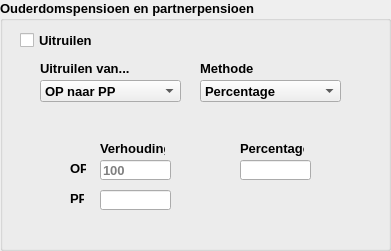
   <widget class="QGroupBox" name="groupBox_OP_PP">
    <property name="geometry">
     <rect>
      <x>20</x>
      <y>260</y>
      <width>391</width>
      <height>251</height>
     </rect>
    </property>
    <property name="sizePolicy">
     <sizepolicy hsizetype="Expanding" vsizetype="Fixed">
      <horstretch>0</horstretch>
      <verstretch>0</verstretch>
     </sizepolicy>
    </property>
    <property name="font">
     <font>
      <pointsize>10</pointsize>
      <weight>75</weight>
      <bold>true</bold>
     </font>
    </property>
    <property name="title">
     <string>Ouderdomspensioen en partnerpensioen</string>
    </property>
    <widget class="QCheckBox" name="CheckUitruilen">
     <property name="geometry">
      <rect>
       <x>20</x>
       <y>30</y>
       <width>343</width>
       <height>20</height>
      </rect>
     </property>
     <property name="font">
      <font>
       <pointsize>10</pointsize>
       <weight>75</weight>
       <bold>true</bold>
      </font>
     </property>
     <property name="text">
      <string>Uitruilen</string>
     </property>
    </widget>
    <widget class="QLabel" name="lbl_ppVerschil">
     <property name="geometry">
      <rect>
       <x>240</x>
       <y>140</y>
       <width>64</width>
       <height>16</height>
      </rect>
     </property>
     <property name="font">
      <font>
       <pointsize>10</pointsize>
      </font>
     </property>
     <property name="text">
      <string>Percentage</string>
     </property>
    </widget>
    <widget class="QLineEdit" name="txtUVerhoudingOP">
     <property name="geometry">
      <rect>
       <x>100</x>
       <y>160</y>
       <width>71</width>
       <height>20</height>
      </rect>
     </property>
     <property name="font">
      <font>
       <pointsize>10</pointsize>
      </font>
     </property>
     <property name="placeholderText">
      <string>100</string>
     </property>
    </widget>
    <widget class="QLabel" name="lbl_ppVerhouding_OP">
     <property name="geometry">
      <rect>
       <x>70</x>
       <y>160</y>
       <width>16</width>
       <height>16</height>
      </rect>
     </property>
     <property name="font">
      <font>
       <pointsize>10</pointsize>
      </font>
     </property>
     <property name="text">
      <string>OP</string>
     </property>
    </widget>
    <widget class="QLabel" name="lbl_ppUitruilen">
     <property name="geometry">
      <rect>
       <x>40</x>
       <y>60</y>
       <width>131</width>
       <height>16</height>
      </rect>
     </property>
     <property name="font">
      <font>
       <pointsize>10</pointsize>
      </font>
     </property>
     <property name="text">
      <string>Uitruilen van...</string>
     </property>
    </widget>
    <widget class="QComboBox" name="cbUMethode">
     <property name="geometry">
      <rect>
       <x>200</x>
       <y>80</y>
       <width>141</width>
       <height>22</height>
      </rect>
     </property>
     <property name="font">
      <font>
       <pointsize>10</pointsize>
      </font>
     </property>
     <item>
      <property name="text">
       <string>Percentage</string>
      </property>
     </item>
     <item>
      <property name="text">
       <string>Verhouding</string>
      </property>
     </item>
    </widget>
    <widget class="QLabel" name="lbl_ppVerhouding_PP">
     <property name="geometry">
      <rect>
       <x>70</x>
       <y>190</y>
       <width>14</width>
       <height>16</height>
      </rect>
     </property>
     <property name="font">
      <font>
       <pointsize>10</pointsize>
      </font>
     </property>
     <property name="text">
      <string>PP</string>
     </property>
    </widget>
    <widget class="QLineEdit" name="txtUVerhoudingPP">
     <property name="geometry">
      <rect>
       <x>100</x>
       <y>190</y>
       <width>71</width>
       <height>20</height>
      </rect>
     </property>
     <property name="font">
      <font>
       <pointsize>10</pointsize>
      </font>
     </property>
    </widget>
    <widget class="QLabel" name="lbl_ppVerhouding">
     <property name="geometry">
      <rect>
       <x>100</x>
       <y>140</y>
       <width>65</width>
       <height>16</height>
      </rect>
     </property>
     <property name="font">
      <font>
       <pointsize>10</pointsize>
      </font>
     </property>
     <property name="text">
      <string>Verhouding</string>
     </property>
    </widget>
    <widget class="QLineEdit" name="txtUPercentage">
     <property name="geometry">
      <rect>
       <x>240</x>
       <y>160</y>
       <width>71</width>
       <height>20</height>
      </rect>
     </property>
     <property name="font">
      <font>
       <pointsize>10</pointsize>
      </font>
     </property>
    </widget>
    <widget class="QLabel" name="lbl_ppMethode">
     <property name="geometry">
      <rect>
       <x>200</x>
       <y>60</y>
       <width>101</width>
       <height>16</height>
      </rect>
     </property>
     <property name="font">
      <font>
       <pointsize>10</pointsize>
      </font>
     </property>
     <property name="text">
      <string>Methode</string>
     </property>
    </widget>
    <widget class="QComboBox" name="cbUitruilenVan">
     <property name="geometry">
      <rect>
       <x>40</x>
       <y>80</y>
       <width>141</width>
       <height>22</height>
      </rect>
     </property>
     <property name="font">
      <font>
       <pointsize>10</pointsize>
      </font>
     </property>
     <item>
      <property name="text">
       <string>OP naar PP</string>
      </property>
     </item>
     <item>
      <property name="text">
       <string>PP naar OP</string>
      </property>
     </item>
    </widget>
    <widget class="QLabel" name="lblFoutmeldingUitruilen">
     <property name="geometry">
      <rect>
       <x>20</x>
       <y>220</y>
       <width>361</width>
       <height>21</height>
      </rect>
     </property>
     <property name="font">
      <font>
       <pointsize>10</pointsize>
      </font>
     </property>
     <property name="styleSheet">
      <string notr="true">color: rgb(255, 0, 4);</string>
     </property>
     <property name="text">
      <string/>
     </property>
     <property name="alignment">
      <set>Qt::AlignLeading|Qt::AlignLeft|Qt::AlignVCenter</set>
     </property>
    </widget>
   </widget>
